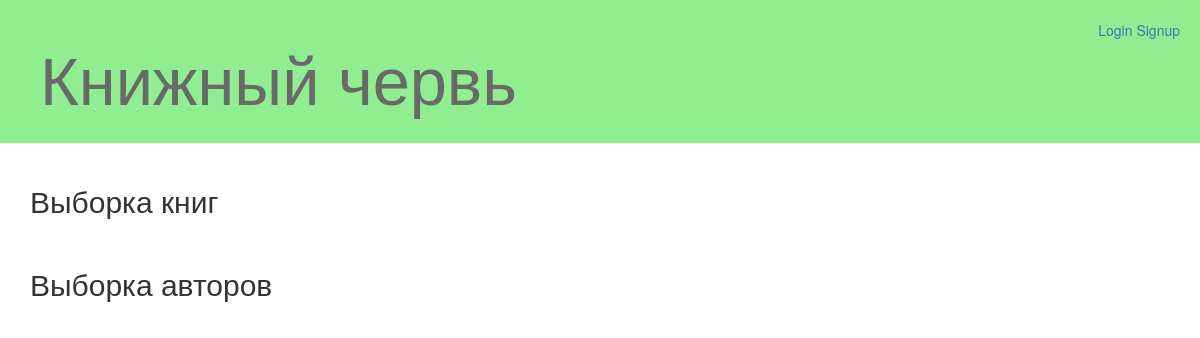
The app's page /, older data.
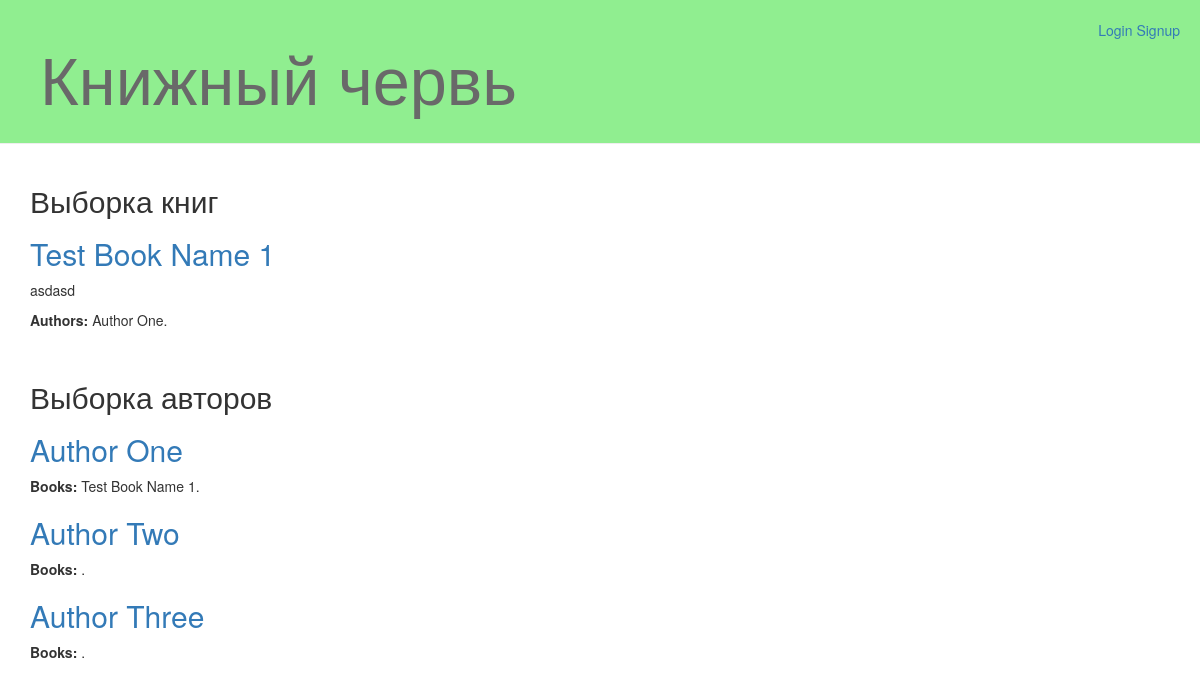
The same page, newer data.
### books/models.py (models this page shows, shortened)
class Book(models.Model):
    title = models.CharField(max_length=200, unique=True)
    description = models.TextField()
    post_author = models.ForeignKey(settings.AUTH_USER_MODEL, null=True, blank=True, on_delete=models.CASCADE)
    year_issued = models.SmallIntegerField()
    authors = models.ManyToManyField(Author, blank=True)
    tags = models.TextField(default="")
    publication_no = models.SmallIntegerField(default='1')
    isbn = models.SmallIntegerField()
    book_cover = models.ImageField(upload_to='pics/', default='pics/None/no_cover.png')
    created_date = models.DateTimeField(default=timezone.now)
    published_date = models.DateTimeField(blank=True, null=True)
    def __str__(self):
        return self.title

### authors/models.py (models this page shows)
class Author(models.Model):
    name = models.CharField(max_length=30, unique=True)
    tags = models.TextField(default="")
    published_date = models.DateTimeField(blank=True, null=True)
    post_author = models.ForeignKey(settings.AUTH_USER_MODEL, null=True, blank=True, on_delete=models.CASCADE)
    def __str__(self):
        return self.name

### index/views.py (the view)
# urls.py: url(r'^$', views.index, name='index'),
def index(request):
    books_all = Book.objects.all()
    authors_all = Author.objects.all()
    return render(request, 'index/index.html', {'authors_all': authors_all, 'books_all': books_all})

### index/templates/index/index.html
{% extends 'index/base.html' %}
{% block content %}
        <h2>Выборка книг</h2>
        {% for book in books_all %}
            <div class="books_index">
                <h2><a href="{% url 'books:book_detail' pk=book.pk %}">{{ book.title }}</a></h2>
                <p>{{ book.description|linebreaksbr }}</p>
                <p><b>Authors:</b> {% for author in book.authors.all %}{{ author }}{% if author != book.authors.last %}{{ ", " }}{% endif %}{% endfor %}.</p>
            </div>
        {% endfor %}
    <br>
        <h2>Выборка авторов</h2>
        {% for author in authors_all %}
            <div class="authors_index">
                <h2><a href="{% url 'authors:author_detail' pk=author.pk %}">{{ author.name }}</a></h2>
                <p><b>Books:</b> {% for title in author.book_set.all %}{{ title }}{% if title != author.book_set.last %}{{ ", " }}{% endif %}{% endfor %}.</p>
            </div>
        {% endfor %}
{% endblock %}

### index/templates/index/base.html (shortened to what this page needs)
{% load staticfiles %}
<html>
    <head>
		<link rel="stylesheet" href="//maxcdn.bootstrapcdn.com/bootstrap/3.2.0/css/bootstrap.min.css">
		<link rel="stylesheet" href="//maxcdn.bootstrapcdn.com/bootstrap/3.2.0/css/bootstrap-theme.min.css">
		<link rel="stylesheet" href="{% static 'css/index.css' %}">
        {% if user.is_authenticated %}
            <div class="logged-user">
                <a href="{% url 'accounts:profile_view' %}">Welcome, {{ user.email }}!  </a>
                <a href="{% url 'accounts:logout_view' %}">Logout</a>
            </div>
        {% else %}
            <div class="logged-user">
                <a href="{% url 'accounts:login_view' %}">Login</a>
                <a href="{% url 'accounts:signup' %}">Signup</a>
            </div>
        {% endif %}
    </head>
    <body>
		<div class="page-header">
			<h1><a href="/">Книжный червь</a></h1>
		</div>
		<div class="content container">
				<div class="row">
				<div class="col-md-8">
				{% block content %}
				{% endblock %}
				</div>
			</div>
		</div>
    </body>
</html>

### index/static/css/index.css (style rules this page uses)
h1 a { color: dimgrey; font-size: 50pt; }
.page-header { background-color: lightgreen; margin-top: 0; padding: 20px 20px 20px 40px; }
.logged-user { float: right; margin-right: 20px; margin-top: 20px; }

Row changes from the older to the newer data that the page shows:
added Book: title "Test Book Name 1", description "asdasd"
added Author: name "Author One"
added Author: name "Author Two", shown under "Выборка авторов"
added Author: name "Author Three", shown under "Выборка авторов"
